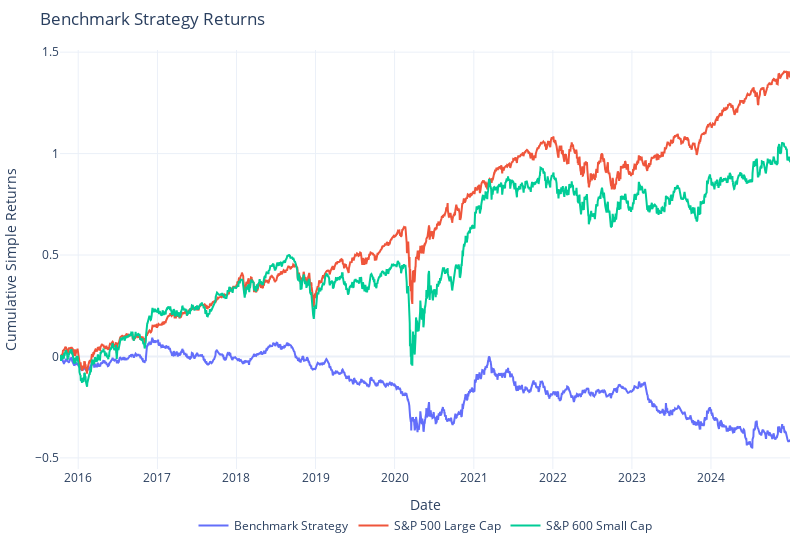

Here is the notebook cell this chart was saved with:
### Code cell
fig = go.Figure()

fig.add_trace(
    go.Scatter(
        x = baseline_strategy.index,
        y = baseline_strategy['cumulative_returns'],
        name = 'Benchmark Strategy',
    )
)

fig.add_trace(
    go.Scatter(
        x = returns.index,
        y = returns['SPY'].cumsum(),
        name = 'S&P 500 Large Cap'
    )
)

fig.add_trace(
    go.Scatter(
        x = returns.index,
        y = returns['^SP600'].cumsum(),
        name = 'S&P 600 Small Cap'
    )
)

fig.update_layout(title = 'Benchmark Strategy Returns')
fig.update_layout(
                  showlegend=True,
                  margin=dict(l=10, r=10, t=50, b=10),
                  legend=dict(orientation="h",yanchor="top",y=-0.1,xanchor="center",x=0.5),
                  width = 800,height = 550,
                  xaxis_title = 'Date',
                  xaxis=dict(title_standoff=3),
                  template = 'plotly_white'
                )
fig.update_yaxes(title = 'Cumulative Simple Returns')
fig.update_xaxes(title = 'Date')
fig.show()

### Figure 1 — Plotly figure (JSON) as saved in the notebook; plotly's stock layout.template omitted (floating-point values rounded to 4 significant figures; data arrays with more than 128 entries replaced by an {"elided": "..."} marker saying what was removed)
{"data": [{"name": "Benchmark Strategy", "type": "scatter", "x": {"elided": "2322 str values"}, "y": {"elided": "2322 float values"}}, {"name": "S&P 500 Large Cap", "type": "scatter", "x": {"elided": "2322 str values"}, "y": {"elided": "2322 float values"}}, {"name": "S&P 600 Small Cap", "type": "scatter", "x": {"elided": "2322 str values"}, "y": {"elided": "2322 float values"}}], "layout": {"height": 550, "legend": {"orientation": "h", "x": 0.5, "xanchor": "center", "y": -0.1, "yanchor": "top"}, "margin": {"b": 10, "l": 10, "r": 10, "t": 50}, "showlegend": true, "title": {"text": "Benchmark Strategy Returns"}, "width": 800, "xaxis": {"title": {"text": "Date"}}, "yaxis": {"title": {"text": "Cumulative Simple Returns"}}}}
